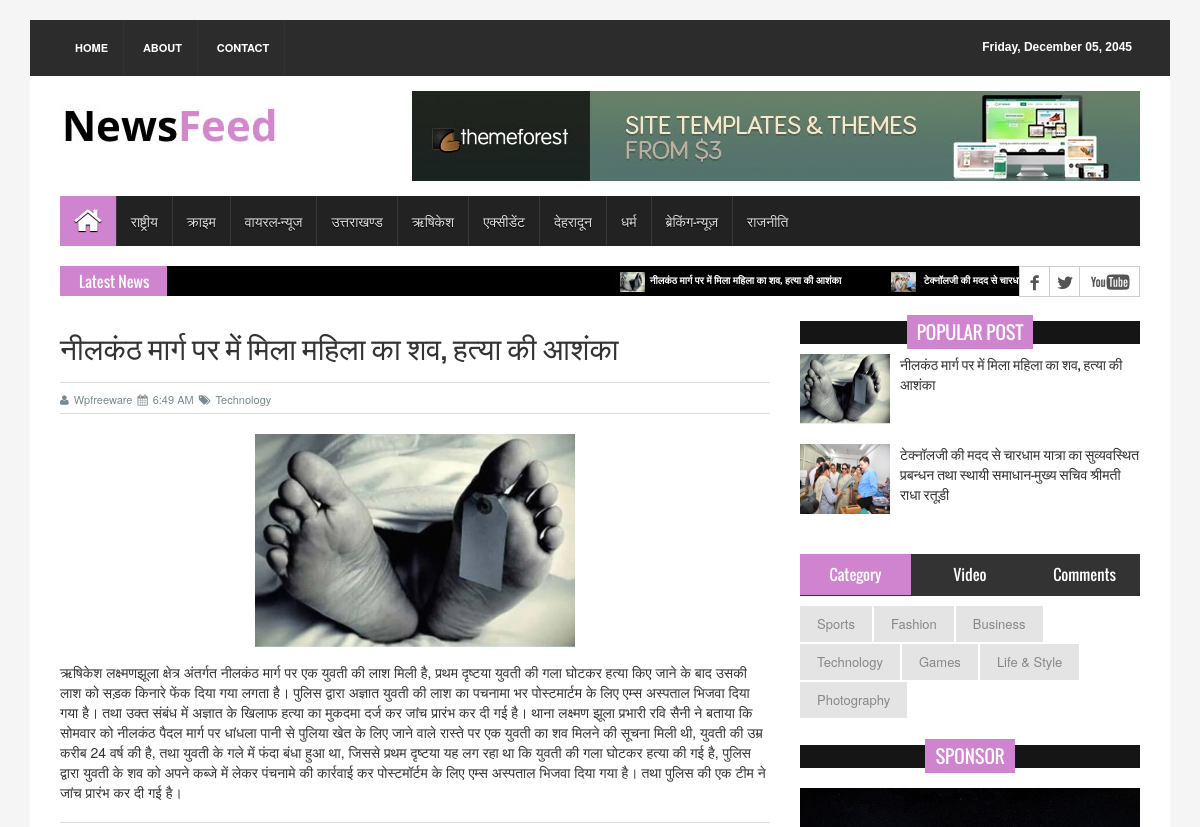
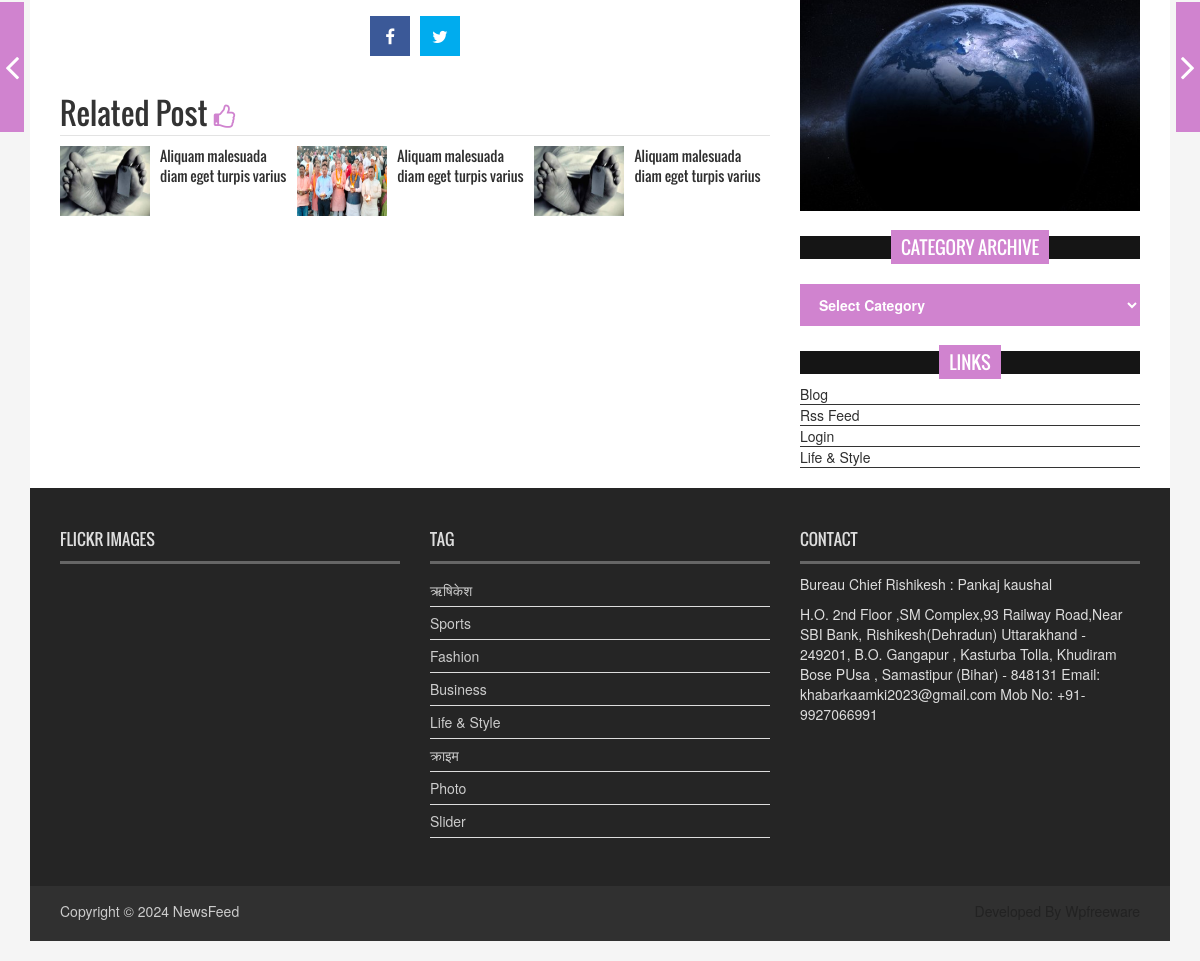
The page /1 on the database its author committed (2 pictures, top to bottom).
### tables this page shows
CREATE TABLE `tbl_menu` (
  `id` int(11) NOT NULL,
  `title` varchar(50) NOT NULL,
  `url` varchar(50) NOT NULL,
  `is_submenu` enum('0','1') NOT NULL,
  `is_active` enum('1','0') NOT NULL
);

CREATE TABLE `tbl_news` (
  `id` int(11) NOT NULL,
  `title` varchar(200) NOT NULL,
  `description` text NOT NULL,
  `small_image_url` varchar(50) NOT NULL,
  `large_image_url` varchar(50) NOT NULL,
  `category` enum('1','2','3','4','5','6','7','8','9','10') NOT NULL,
  `is_active` enum('0','1') NOT NULL,
  `is_delete` enum('0','1') NOT NULL
);

### include/connection.php (called while the page is built, shortened)
<?php
class connect
{
	function runQuery($sql){
		$servername = "localhost";
		$username = "root";
		$password = "";
		$dbname = "khabar_uk";
		$conn = mysqli_connect($servername, $username, $password, $dbname);
		return mysqli_query($conn, $sql);
	}
}
?>

### include/classes.php (the view, shortened to what this page needs)
<?php require_once 'connection.php';
class admin
{
	function getMenus()
	{
		$sql = "CALL getMenus()";
		$ret = $this->query($sql);
		if(isset($_GET['tabId'])){
			$tabClickId = $_GET['tabId'];
		}else{
			$tabClickId = 0;
		}
		while($row = $this->fetcharray($ret)) {
			echo $tabClickId && $tabClickId == $row['id'] ? '<li class="active">' : '<li>';
			echo '<a href="' . $row['id'] . '">' . $row['title'] . '</a>';
			echo '</li>';
		}
	}
	function getPostDetails()
	{
		$sql = "CALL getPostDetails(" . $_GET['postId'] .")";
		$ret = $this->query($sql);
		while($row = $this->fetcharray($ret)) {
			echo '<h1>' . $row['title'] . '</h1>';
			echo '<div class="post_commentbox">';
			echo '<a href="#"><i class="fa fa-user"></i>Wpfreeware</a>';
			echo '<span>';
			echo '<i class="fa fa-calendar"></i>6:49 AM';
			echo '</span>';
			echo '<a href="#">';
			echo '<i class="fa fa-tags"></i>Technology';
			echo '</a>';
			echo '</div>';
			echo '<div class="single_page_content">';
			echo '<img class="img-center" src="assets/images/' . $row['small_image_url'] . '" alt="">';
			echo $row['description'];
			echo '</div>';
		}
	}
	function getLatestNews()
	{
		$latestNewsCatagory = 2;
		$sql = "CALL getLatestNews(" . $latestNewsCatagory . ")";
		$ret = $this->query($sql);
		while($row = $this->fetcharray($ret)) {
		echo '<li>';
			echo '<a href="">';
				echo '<img src="assets/images/' . $row['large_image_url'] . '" alt="">';
				echo $row['title'];
				echo '</a>';
			echo '</li>';
		}
	}
	function getLatestPost($latestNewsCatagory)
	{
		$sql = "CALL getLatestNews(" . $latestNewsCatagory . ")";
		$ret = $this->query($sql);
		while($row = $this->fetcharray($ret)) {
			echo '<li>';
			echo '<div class="media">';
			echo '<a href="' . $row['id'] . '" class="media-left">';
			echo '<img src="assets/images/' . $row['large_image_url'] . '" alt="">';
			echo '</a>';
			echo '<div class="media-body">';
			echo '<a href="' . $row['id'] . '" class="catg_title">';
			echo $row['title'];
			echo '</a>';
			echo '</div>';
			echo '</div>';
			echo '</li>';
		}
	}
	function fetcharray($sql)
	{
	return mysqli_fetch_array($sql);
	}
	function query($sql)
	{
	$connect = new connect();
	return $connect->runQuery($sql);
	}
}
?>

### pages/details-post.php (shortened to what this page needs)
<!DOCTYPE html>
<html>
<?php
    require_once '../include/common.php';
    require_once './header.php';
?>
<body>
    <div class="container">
        <header id="header">
            <div class="row">
                <div class="col-lg-12 col-md-12 col-sm-12">
                    <div class="header_top">
                        <div class="header_top_left">
                            <ul class="top_nav">
                                <li><a href="home">Home</a></li>
                                <li><a href="#">About</a></li>
                                <li><a href="contact.html">Contact</a></li>
                            </ul>
                        </div>
                        <div class="header_top_right">
                            <p id="pcurrentDate">Friday, December 05, 2045</p>
                        </div>
                    </div>
                </div>
                <div class="col-lg-12 col-md-12 col-sm-12">
                    <div class="header_bottom">
                        <div class="logo_area"><a href="home" class="logo"><img src="<?=URL?>/assets/images/logo.jpg"
                                    alt=""></a>
                        </div>
                        <div class="add_banner"><a href="#"><img src="<?=URL?>/assets/images/addbanner_728x90_V1.jpg"
                                    alt=""></a>
                        </div>
                    </div>
                </div>
            </div>
        </header>
        <?php include 'menu.php'; ?>
        <?php include 'latest-news.php'; ?>
        <section id="contentSection">
            <div class="row">
                <div class="col-lg-8 col-md-8 col-sm-8">
                    <div class="left_content">
                        <div class="single_page">
                            <?php $admin->getPostDetails(); ?>
                            <div class="social_link">
                                <ul class="sociallink_nav">
                                    <li><a href="#"><i class="fa fa-facebook"></i></a></li>
                                    <li><a href="#"><i class="fa fa-twitter"></i></a></li>
                                </ul>
                            </div>
                            <div class="related_post">
                                <h2>Related Post <i class="fa fa-thumbs-o-up"></i></h2>
                                <ul class="spost_nav wow fadeInDown animated">
                                    <li>
                                        <div class="media"> <a class="media-left" href="single_page.html"> <img
                                                    src="<?=URL?>/assets/images/post_img1.jpg" alt=""> </a>
                                            <div class="media-body"> <a class="catg_title" href="single_page.html">
                                                    Aliquam malesuada diam eget turpis varius</a> </div>
                                        </div>
                                    </li>
                                    <li>
                                        <div class="media"> <a class="media-left" href="single_page.html"> <img
                                                    src="<?=URL?>/assets/images/post_img2.jpg" alt=""> </a>
                                            <div class="media-body"> <a class="catg_title" href="single_page.html">
                                                    Aliquam malesuada diam eget turpis varius</a> </div>
                                        </div>
                                    </li>
                                    <li>
                                        <div class="media"> <a class="media-left" href="single_page.html"> <img
                                                    src="<?=URL?>/assets/images/post_img1.jpg" alt=""> </a>
                                            <div class="media-body"> <a class="catg_title" href="single_page.html">
                                                    Aliquam malesuada diam eget turpis varius</a> </div>
                                        </div>
                                    </li>
                                </ul>
                            </div>
                        </div>
                    </div>
                </div>
                <nav class="nav-slit"> <a class="prev" href="#"> <span class="icon-wrap"><i
                                class="fa fa-angle-left"></i></span>
                    </a> <a class="next" href="#"> <span class="icon-wrap"><i class="fa fa-angle-right"></i></span>
                    </a> </nav>
                <div class="col-lg-4 col-md-4 col-sm-4">
                    <aside class="right_content">
                    <?php include 'popular-post.php' ?>
                        <div class="single_sidebar">
                            <ul class="nav nav-tabs" role="tablist">
                                <li role="presentation" class="active"><a href="#category" aria-controls="home"
                                        role="tab" data-toggle="tab">Category</a></li>
                                <li role="presentation"><a href="#video" aria-controls="profile" role="tab"
                                        data-toggle="tab">Video</a></li>
                                <li role="presentation"><a href="#comments" aria-controls="messages" role="tab"
                                        data-toggle="tab">Comments</a></li>
                            </ul>
                            <div class="tab-content">
                                <div role="tabpanel" class="tab-pane active" id="category">
                                    <ul>
                                        <li class="cat-item"><a href="#">Sports</a></li>
                                        <li class="cat-item"><a href="#">Fashion</a></li>
                                        <li class="cat-item"><a href="#">Business</a></li>
                                        <li class="cat-item"><a href="#">Technology</a></li>
                                        <li class="cat-item"><a href="#">Games</a></li>
                                        <li class="cat-item"><a href="#">Life &amp; Style</a></li>
                                        <li class="cat-item"><a href="#">Photography</a></li>
                                    </ul>
                                </div>
                            </div>
                        </div>
                        <div class="single_sidebar wow fadeInDown">
                            <h2><span>Sponsor</span></h2>
                            <a class="sideAdd" href="#"><img src="<?=URL?>/assets/images/add_img.jpg" alt=""></a>
                        </div>
                        <div class="single_sidebar wow fadeInDown">
                            <h2><span>Category Archive</span></h2>
                            <select class="catgArchive">
                                <option>Select Category</option>
                            </select>
                        </div>
                        <div class="single_sidebar wow fadeInDown">
                            <h2><span>Links</span></h2>
                            <ul>
                                <li><a href="#">Blog</a></li>
                                <li><a href="#">Rss Feed</a></li>
                                <li><a href="#">Login</a></li>
                                <li><a href="#">Life &amp; Style</a></li>
                            </ul>
                        </div>
                    </aside>
                </div>
            </div>
        </section>
        <?php include './footer.php' ?>
</body>
</html>

### pages/header.php (shortened to what this page needs)
<head>
    <link rel="stylesheet" type="text/css" href="<?=URL?>/assets/css/bootstrap.min.css">
    <link rel="stylesheet" type="text/css" href="<?=URL?>/assets/css/font-awesome.min.css">
    <link rel="stylesheet" type="text/css" href="<?=URL?>/assets/css/animate.css">
    <link rel="stylesheet" type="text/css" href="<?=URL?>/assets/css/font.css">
    <link rel="stylesheet" type="text/css" href="<?=URL?>/assets/css/li-scroller.css">
    <link rel="stylesheet" type="text/css" href="<?=URL?>/assets/css/slick.css">
    <link rel="stylesheet" type="text/css" href="<?=URL?>/assets/css/jquery.fancybox.css">
    <link rel="stylesheet" type="text/css" href="<?=URL?>/assets/css/theme.css">
    <link rel="stylesheet" type="text/css" href="<?=URL?>/assets/css/style.css">
</head>

### pages/menu.php (shortened to what this page needs)
<section id="navArea">
    <nav class="navbar navbar-inverse" role="navigation">
        <div id="navbar" class="navbar-collapse collapse">
            <ul class="nav navbar-nav main_nav">
                <li class="active">
                    <a href="home">
                        <span class="fa fa-home desktop-home"></span>
                    </a>
                </li>
                <?php $admin->getMenus(); ?>
            </ul>
        </div>
    </nav>
</section>

### pages/latest-news.php
<section id="newsSection">
    <div class="row">
        <div class="col-lg-12 col-md-12">
            <div class="latest_newsarea"> <span>Latest News</span>
                <ul id="ticker01" class="news_sticker">
                    <?php $admin->getLatestNews(); ?>
                </ul>
                <div class="social_area">
                    <ul class="social_nav">
                        <li class="facebook"><a href="#"></a></li>
                        <li class="twitter"><a href="#"></a></li>
                        <li class="youtube"><a href="#"></a></li>
                    </ul>
                </div>
            </div>
        </div>
    </div>
</section>

### pages/popular-post.php
<div class="single_sidebar">
<h2><span>Popular Post</span></h2>
<ul class="spost_nav">
<?php $admin->getLatestPost(2); ?>
</ul>
</div>

### pages/footer.php (shortened to what this page needs)
<footer id="footer">
    <div class="footer_top">
        <div class="row">
            <div class="col-lg-4 col-md-4 col-sm-4">
                <div class="footer_widget wow fadeInLeftBig">
                    <h2>Flickr Images</h2>
                </div>
            </div>
            <div class="col-lg-4 col-md-4 col-sm-4">
                <div class="footer_widget wow fadeInDown">
                    <h2>Tag</h2>
                    <ul class="tag_nav">
                        <li><a href="#">ऋषिकेश</a></li>
                        <li><a href="#">Sports</a></li>
                        <li><a href="#">Fashion</a></li>
                        <li><a href="#">Business</a></li>
                        <li><a href="#">Life &amp; Style</a></li>
                        <li><a href="#">क्राइम</a></li>
                        <li><a href="#">Photo</a></li>
                        <li><a href="#">Slider</a></li>
                    </ul>
                </div>
            </div>
            <div class="col-lg-4 col-md-4 col-sm-4">
                <div class="footer_widget wow fadeInRightBig">
                    <h2>Contact</h2>
                    <p>Bureau Chief Rishikesh : Pankaj kaushal</p>
                    <address>
                        H.O. 2nd Floor ,SM Complex,93 Railway Road,Near SBI Bank, Rishikesh(Dehradun) Uttarakhand -
                        249201,
                        B.O. Gangapur , Kasturba Tolla, Khudiram Bose PUsa , Samastipur (Bihar) - 848131
                        Email: khabarkaamki2023@gmail.com
                        Mob No: +91-9927066991
                    </address>
                </div>
            </div>
        </div>
    </div>
    <div class="footer_bottom">
        <p class="copyright">Copyright &copy; <?php echo date('Y') ?> <a href="index.html">NewsFeed</a></p>
        <p class="developer">Developed By Wpfreeware</p>
    </div>
</footer>
</div>

### assets/css/li-scroller.css (style rules this page uses)
ul.newsticker { position:relative; left:750px; font:bold 10px Verdana; list-style-type:none; margin:0; padding:0 }
ul.newsticker li { float:left; margin:0; padding:0 }
ul.newsticker a { white-space:nowrap; padding:0; color:#fff; margin:0 50px 0 0 }
ul.newsticker a > img { height:20px; margin-right:5px; width:25px }

### assets/css/theme.css (style rules this page uses)
.navbar-inverse .navbar-nav > .active > a, .navbar-inverse .navbar-nav > .active > a:hover, .navbar-inverse .navbar-nav > .active > a:focus { background-color:#d083cf }
.latest_newsarea span { background:none repeat scroll 0 0 #d083cf }
.single_sidebar > h2 span { background:none repeat scroll 0 0 #d083cf }
.nav-tabs > li.active > a, .nav-tabs > li.active > a:hover, .nav-tabs > li.active > a:focus { background-color:#d083cf }
.nav-slit .icon-wrap { background-color:#d083cf }
.catgArchive { background-color:#d083cf }
.related_post > h2 i { color:#d083cf }

### rows shown on the page
tbl_menu: title "राष्ट्रीय"
tbl_menu: title "क्राइम"
tbl_menu: title "वायरल-न्यूज"
tbl_menu: title "उत्तराखण्ड"
tbl_menu: title "ऋषिकेश"
tbl_menu: title "एक्सीडेंट"
tbl_menu: title "देहरादून"
tbl_menu: title "धर्म"
tbl_menu: title "ब्रेकिंग-न्यूज़"
tbl_menu: title "राजनीति"
tbl_news: large_image_url (picture), title "नीलकंठ मार्ग पर में मिला महिला का शव, हत्या की आशंका", small_image_url (picture), description "ऋषिकेश लक्ष्मणझूला क्षेत्र अंतर्गत नीलकंठ मार्ग पर एक युवती की लाश मिली है, प्रथम दृष्टया युवती की गला घोटकर हत्या किए जाने के बाद उसकी लाश को सड़क किनारे फेंक दिया गया लगता है। पुलिस द्वारा अज्ञात युवती की लाश का पचनामा भर पोस्टमार्टम के लिए एम्स अस्पताल भिजवा दिया गया है। तथा उक्त संबंध में अज्ञात के खिलाफ हत्या का मुकदमा दर्ज कर जांच प्रारंभ कर दी गई है। थाना लक्ष्मण झूला प्रभारी रवि सैनी ने बताया कि सोमवार को नीलकंठ पैदल मार्ग पर धांधला पानी से पुलिया खेत के लिए जाने वाले रास्ते पर एक युवती का शव मिलने की सूचना मिली थी, युवती की उम्र करीब 24 वर्ष की है, तथा युवती के गले में फंदा बंधा हुआ था, जिससे प्रथम दृष्टया यह लग रहा था कि युवती की गला घोटकर हत्या की गई है, पुलिस द्वारा युवती के शव…"
tbl_news: large_image_url (picture), title "टेक्नॉलजी की मदद से चारधाम…", title "टेक्नॉलजी की मदद से चारधाम यात्रा का सुव्यवस्थित प्रबन्धन तथा स्थायी समाधान-मुख्य सचिव श्रीमती राधा रतूड़ी"
